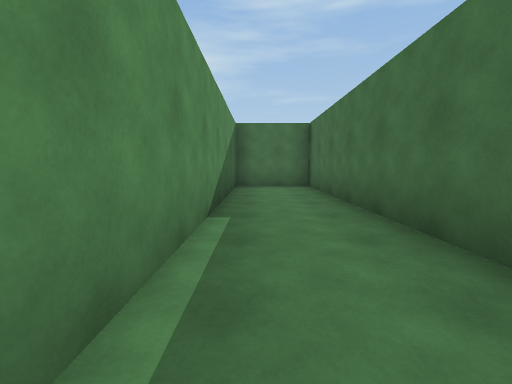
view 1 (above)

24 first-person views from a walk through a Unity game level. The camera is 1.2 m above the floor, tilts 6° down and sees 90° across. The floor is counted in squares, 2 m on a side. Each view is taken from the middle of a square. On the plan, view 1 faces up. The plan holds only what a view shows up to about 9 squares ahead; the rest is blank. The place goes on beyond the plan. The player character is not drawn. Some animated figures are left out.

view 2
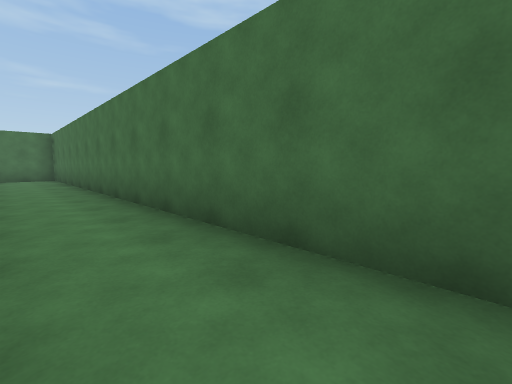

view 3
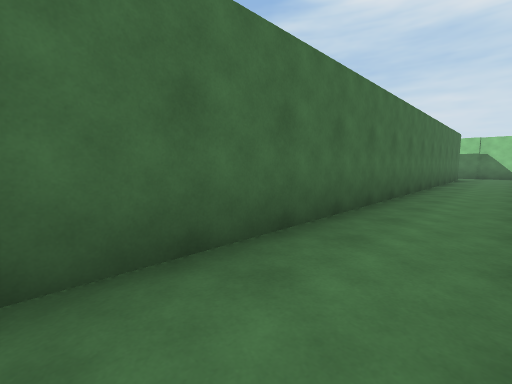

view 4
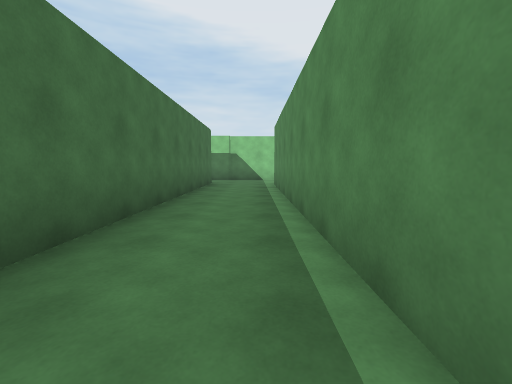

view 5
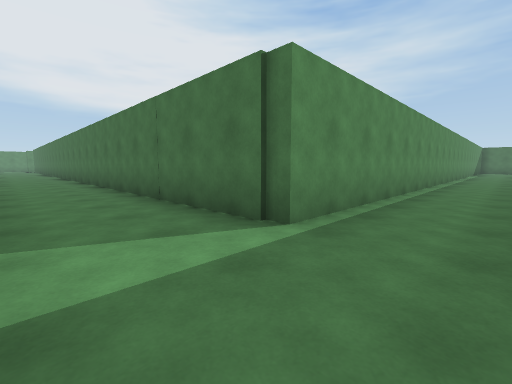

view 6
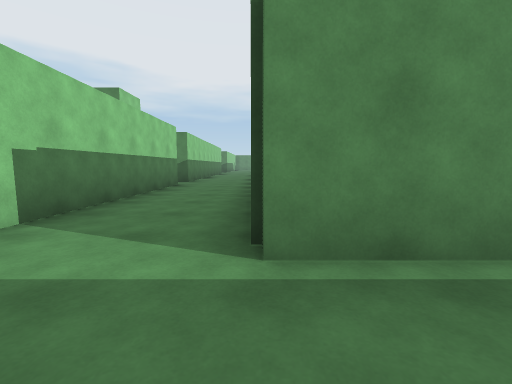

view 7
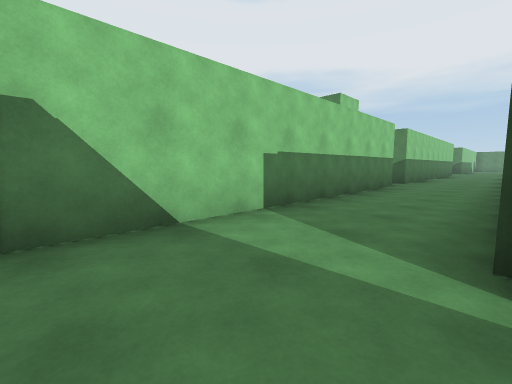

view 8
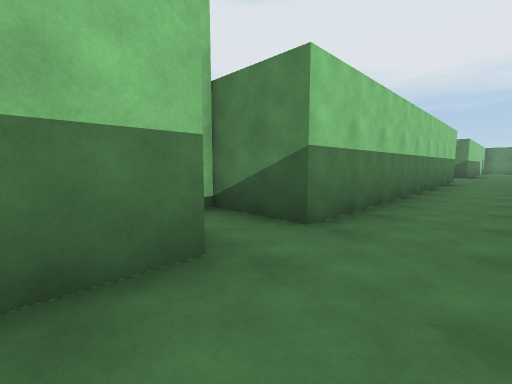

view 9
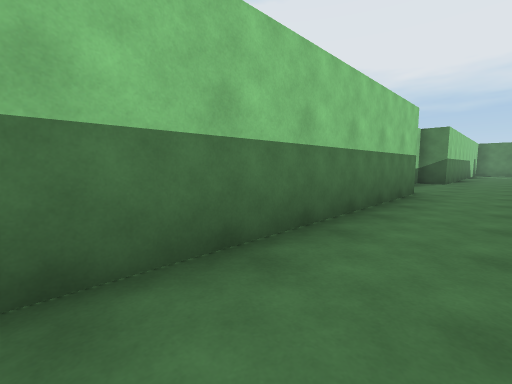

view 10
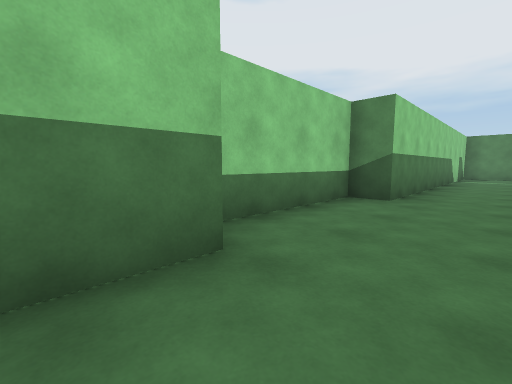

view 11
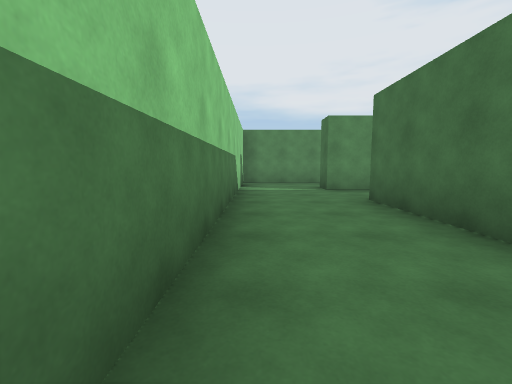

view 12
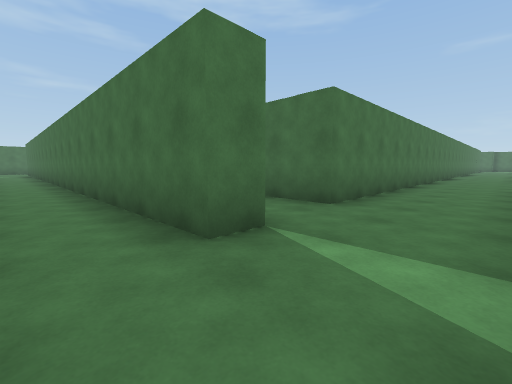

view 13
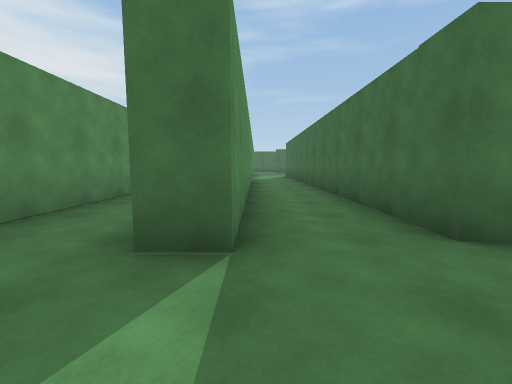

view 14
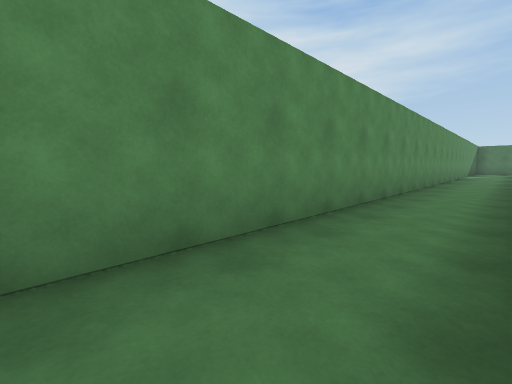

view 15
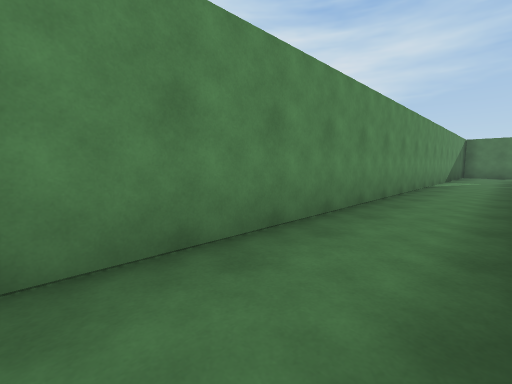

view 16
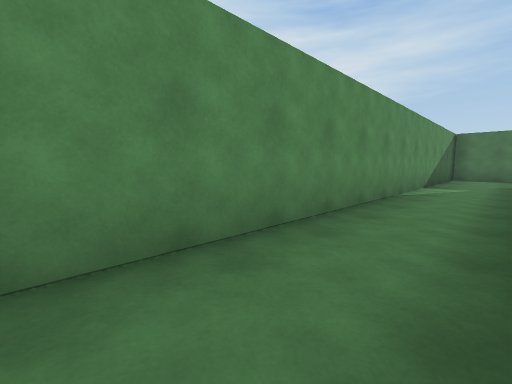

view 17
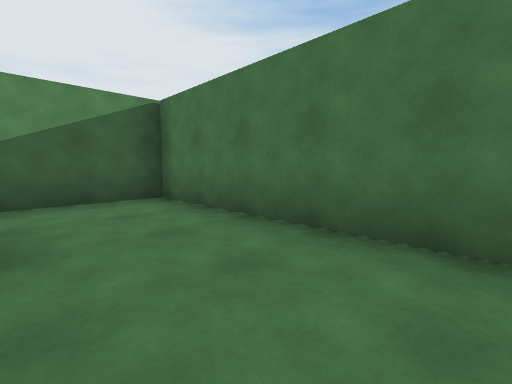

view 18
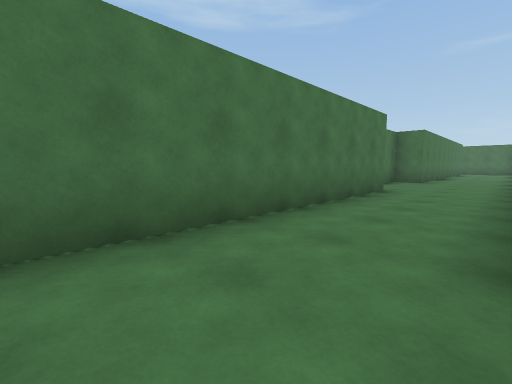

view 19
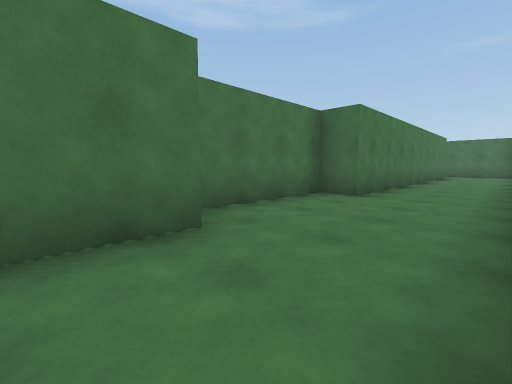

view 20
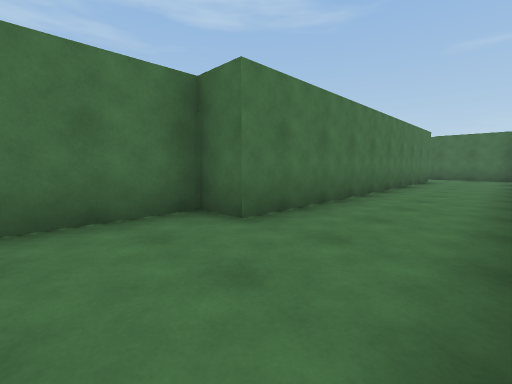

view 21
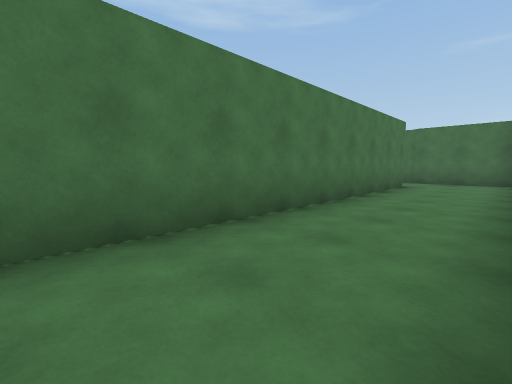

view 22
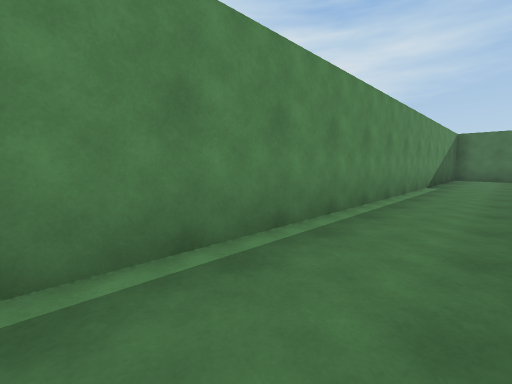

view 23
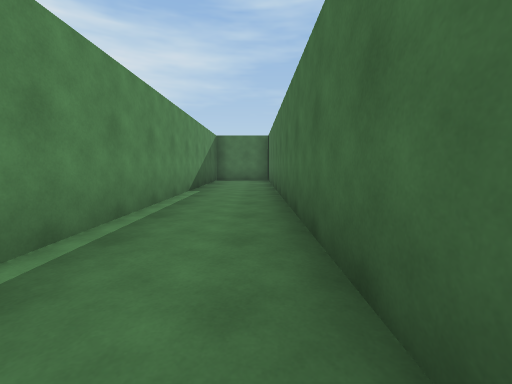

view 24
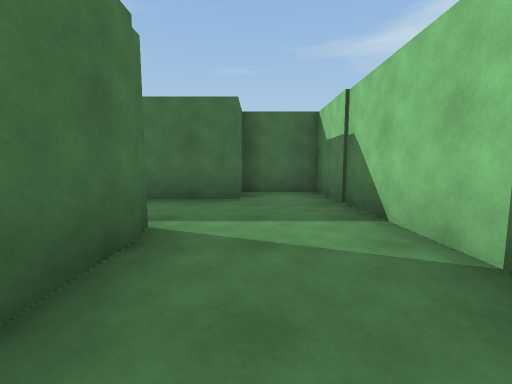

### Floor plan
Points are (right, up) in squares from view 1. A wall is a line through its corners. A room is listed if a view was taken in it or the views show most of it. See-through windows are left out.
Room 1 (views 1, 2, 3, 4, 5, 6, 7, 8, 9, 10, 11, 13, 22, 23, 24)
walls: (-7, -16.4) (2.7, -16.4) (2.7, -14.7) (1.5, -14.7) (1.5, 7.3) (-0.6, 7.3); (-17.1, -16.4) (-8.2, -16.4) (-8.2, -18.1); (-18.1, -14) (-25.4, -14) (-25.4, -6.9); (-27.6, -16.4) (-20.6, -16.4) (-20.6, -17.2) (-17.6, -17.2); (-27.2, -7.2) (-27.2, -14.3); (-0.6, 7) (-0.6, -14) (-9.9, -14)
ways out: opening at (-27, -15.5) to room 2
Room 2 (views 12, 14, 15, 16, 17, 18, 19, 20, 21)
walls: (-20.6, 6.1) (-29.6, 6.1) (-29.6, -16.4) (-27.6, -16.4); (-8.1, 6.1) (-17.1, 6.1) (-17.1, 7) (-20.1, 7); (-6.4, 4) (-6.4, 6.6); (-27.2, -14.3) (-27.8, -14.3) (-27.8, -4.4)
ways out: opening at (-27, -15.5) to room 1

Positions as (right, up) in squares from view 1, and headings:
1: (0, 0), facing up
2: (0, -5), facing up-right
3: (0, -2), facing down-right
4: (0, -6), facing down
5: (1, -16), facing up-left
6: (1, -14), facing left
7: (1, -14), facing down-left
8: (-6, -15), facing down-left
9: (-11, -15), facing down-left
10: (-16, -15), facing down-left
11: (-21, -16), facing left
12: (-29, -16), facing up-right
13: (-27, -16), facing up
14: (-28, -15), facing up-left
15: (-28, -9), facing up-left
16: (-28, -6), facing up-left
17: (-25, 4), facing up-left
18: (-27, 4), facing up-right
19: (-22, 4), facing up-right
20: (-19, 4), facing up-right
21: (-16, 4), facing up-right
22: (1, -5), facing up-left
23: (1, -3), facing up
24: (-3, -15), facing right
